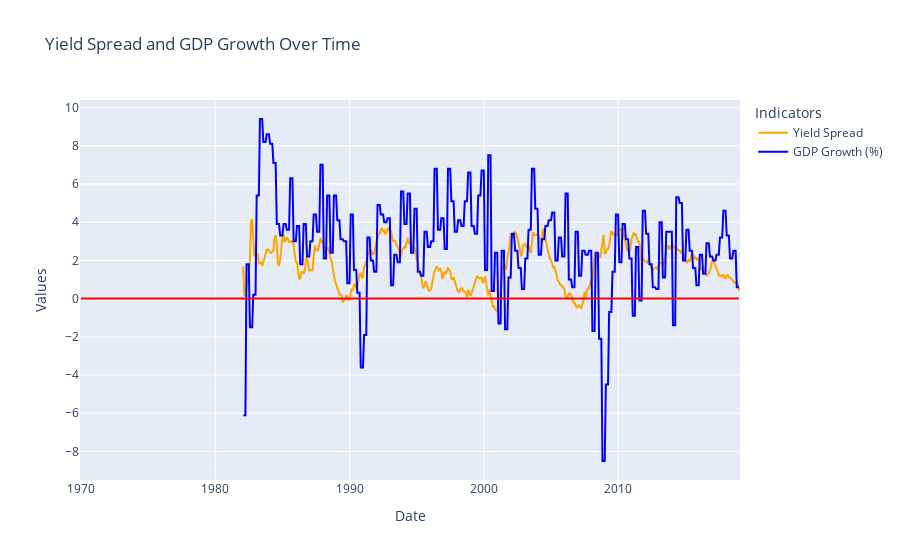

Source (notebook cell):
### Markdown cell above
For the lag effect, most obvious is lagged gdp effect after yield spread

### Code cell
import plotly.graph_objects as go

# Create traces for Yield Spread and GDP Growth
fig = go.Figure()

# Yield Spread trace
fig.add_trace(go.Scatter(x=combined_df['date'], y=combined_df['yield_spread'],
                         mode='lines',
                         name='Yield Spread',
                         line=dict(color='orange')))

# GDP Growth trace
fig.add_trace(go.Scatter(x=combined_df['date'], y=combined_df['gdp_growth'],
                         mode='lines',
                         name='GDP Growth (%)',
                         line=dict(color='blue')))

# Add a red line at y=0
fig.add_shape(type="line",
              x0=combined_df.index.min(), x1=combined_df['date'].max(),  # Extend the line across the entire x-axis
              y0=0, y1=0,
              line=dict(color="red", width=2))

# Add titles and labels
fig.update_layout(title='Yield Spread and GDP Growth Over Time',
                  xaxis_title='Date',
                  yaxis_title='Values',
                  legend_title='Indicators')

# Show the interactive plot
fig.show()

### Figure 1 — Plotly figure (JSON) as saved in the notebook; plotly's stock layout.template omitted (floating-point values rounded to 4 significant figures; data arrays with more than 128 entries replaced by an {"elided": "..."} marker saying what was removed)
{"data": [{"line": {"color": "orange"}, "mode": "lines", "name": "Yield Spread", "type": "scatter", "x": {"elided": "444 str values"}, "y": {"elided": "444 float values"}}, {"line": {"color": "blue"}, "mode": "lines", "name": "GDP Growth (%)", "type": "scatter", "x": {"elided": "444 str values"}, "y": {"elided": "444 float values"}}], "layout": {"legend": {"title": {"text": "Indicators"}}, "shapes": [{"line": {"color": "red", "width": 2}, "type": "line", "x0": 0, "x1": "2018-12-31T00:00:00", "y0": 0, "y1": 0}], "title": {"text": "Yield Spread and GDP Growth Over Time"}, "xaxis": {"title": {"text": "Date"}}, "yaxis": {"title": {"text": "Values"}}}}
